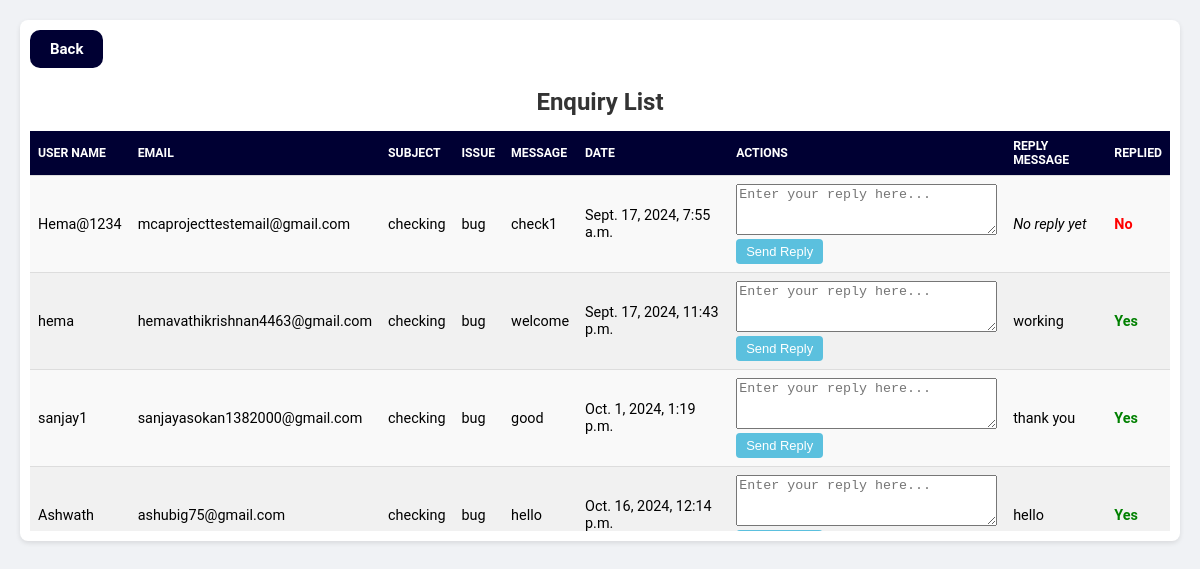
/admin_enquiry_list/ (signed in), run on the app's committed database.
### myapp/models.py (models this page shows, shortened)
class Enquiry(models.Model):
    user = models.ForeignKey(settings.AUTH_USER_MODEL, on_delete=models.CASCADE, null=True, blank=True)  # Temporarily allow nulls
    name = models.CharField(max_length=100)
    email = models.EmailField()
    subject = models.CharField(max_length=200)
    issue = models.CharField(max_length=200)
    message = models.TextField()
    created_at = models.DateTimeField(auto_now_add=True)
    replied = models.BooleanField(default=False)
    reply_message = models.TextField(blank=True, null=True)

### myapp/views.py (the view)
# urls.py: path('admin_enquiry_list/', views.admin_enquiry_list, name='admin_enquiry_list'),
@login_required()
def admin_enquiry_list(request):
   enquiries = Enquiry.objects.all()
   return render(request, 'admin_enquiry_list.html', {'enquiries': enquiries})

### templates/admin_enquiry_list.html (shortened to what this page needs)
<!DOCTYPE html>
<html lang="en">
<head>
</head>
<body>
    <div class="container">
        <div class="button-container">
            <a href="{% url 'dashboard' %}" class="btn-home">Back</a>
        </div>
        <h1>Enquiry List</h1>
        <div class="table-wrapper">
            <table>
                <thead>
                    <tr>
                        <th>User Name</th>
                        <th>Email</th>
                        <th>Subject</th>
                        <th>Issue</th>
                        <th>Message</th>
                        <th>Date</th>
                        <th>Actions</th>
                        <th>Reply Message</th>
                        <th>Replied</th>
                    </tr>
                </thead>
                <tbody>
                    {% for enquiry in enquiries %}
                        <tr>
                            <td>{{ enquiry.name }}</td>
                            <td>{{ enquiry.email }}</td>
                            <td>{{ enquiry.subject }}</td>
                            <td>{{ enquiry.issue }}</td>
                            <td>{{ enquiry.message }}</td>
                            <td>{{ enquiry.created_at }}</td>
                            <td>
                                <form action="{% url 'reply_enquiry' enquiry.id %}" method="post">
                                    <textarea name="reply_message" rows="3" cols="30" placeholder="Enter your reply here..."></textarea><br>
                                    <button type="submit" class="reply-button">Send Reply</button>
                                </form>
                            </td>
                            <td>
                                {% if enquiry.reply_message and enquiry.reply_message != "" %}
                                    {{ enquiry.reply_message }}
                                {% else %}
                                    <em>No reply yet</em>
                                {% endif %}
                            </td>
                            <td>
                                {% if enquiry.reply_message and enquiry.reply_message != "" %}
                                    <span class="replied-yes">Yes</span>
                                {% else %}
                                    <span class="replied-no">No</span>
                                {% endif %}
                            </td>
                        </tr>
                    {% endfor %}
                </tbody>
            </table>
        </div>
    </div>
</body>
</html>

### templates/admin_enquiry_list.html (style rules this page uses)
body { font-family: 'Roboto', sans-serif; background-color: #f0f2f5; margin: 0; padding: 0; }
.container { width: 95%; max-width: 1200px; margin: 20px auto; padding: 10px; background-color: #ffffff; border-radius: 8px; box-shadow: 0 2px 5px rgba(0, 0, 0, 0.1); }
h1 { text-align: center; color: #333; margin-bottom: 15px; font-size: 1.5em; }
.table-wrapper { overflow-x: auto; max-height: 400px; overflow-y: auto; }
table { width: 100%; border-collapse: collapse; font-size: 0.9em; margin-bottom: 10px; }
th, td { padding: 8px; text-align: left; border-bottom: 1px solid #ddd; }
th { background-color: #000033; color: white; font-size: 0.85em; text-transform: uppercase; }
td { background-color: #f9f9f9; }
tr:nth-child(even) td { background-color: #f1f1f1; }
.reply-button { padding: 5px 10px; background-color: #5bc0de; color: white; border: none; border-radius: 4px; cursor: pointer; font-size: 0.9em; transition: background-color 0.3s; }
.replied-yes { color: green; font-weight: bold; }
.replied-no { color: red; font-weight: bold; }
.button-container { text-align: left; margin-top: 0px; margin-bottom: 20px; }
.btn-home { display: inline-block; background-color: #000033; color: white; font-size: 15px; font-weight: bold; padding: 10px 20px; border: none; border-radius: 10px; text-decoration: none; transition: background-color 0.3s ease-in-out, transform 0.2s; margin-right: 10px; }

### data on the page
Enquiry: name "Hema@1234", email "mcaprojecttestemail@gmail.com", subject "checking", issue "bug", message "check1", created_at "Sept. 17, 2024, 7:55 a.m.", shows "No reply yet"
Enquiry: name "hema", email "hemavathikrishnan4463@gmail.com", subject "checking", issue "bug", message "welcome", created_at "Sept. 17, 2024, 11:43 p.m.", reply_message "working", shows "Yes"
Enquiry: name "sanjay1", email "sanjayasokan1382000@gmail.com", subject "checking", issue "bug", message "good", created_at "Oct. 1, 2024, 1:19 p.m.", reply_message "thank you", shows "Yes"
Enquiry: name "Ashwath", email "ashubig75@gmail.com", subject "checking", issue "bug", message "hello", created_at "Oct. 16, 2024, 12:14 p.m.", reply_message "hello", shows "Yes"
